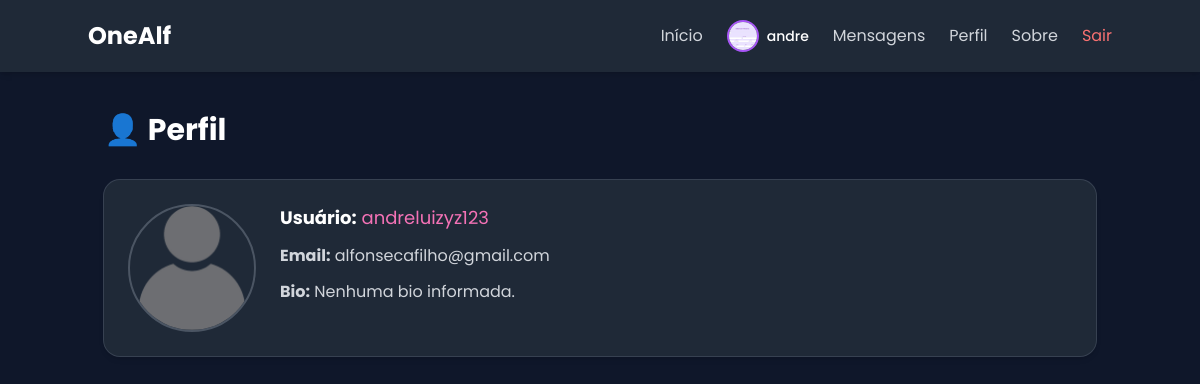
The app's page /perfil/andreluizyz123/ (signed in) with its own data.
### core/models.py (models this page shows, shortened)
class Perfil(models.Model):
    usuario = models.OneToOneField(User, on_delete=models.CASCADE)
    foto = models.ImageField(upload_to='fotos_perfil/', blank=True, null=True)
    bio = models.TextField(blank=True, null=True)

### core/views.py (the view)
# urls.py: path('perfil/<str:username>/', views.perfil, name='perfil'),
@login_required(login_url='login')
def perfil(request, username):
    user = get_object_or_404(User, username=username)
    perfil = get_object_or_404(Perfil, usuario=user)
    return render(request, 'perfil.html', {'perfil': perfil})

### core/templates/perfil.html (shortened to what this page needs)
{% extends 'base.html' %}
{% load static %}
{% block content %}
<div class="container mx-auto px-4 py-10">
    <h2 class="text-3xl font-bold text-white mb-8">
        {% if perfil.usuario.username == user.username %}
            👤 Meu Perfil
        {% else %}
            👤 Perfil
        {% endif %}
    </h2>
    <div class="bg-gray-800 p-6 rounded-2xl shadow-md ring-1 ring-gray-700 flex flex-col md:flex-row items-center md:items-start gap-6">
        <div class="flex-shrink-0">
            {% if perfil.foto %}
                <img src="{{ perfil.foto.url }}" alt="Foto de perfil" class="w-32 h-32 rounded-full object-cover border-4 border-pink-500 shadow-lg" />
            {% else %}
                <img src="{% static 'img/default-user.png' %}" alt="Foto padrão" class="w-32 h-32 rounded-full object-cover border-2 border-gray-600" />
            {% endif %}
        </div>
        <div class="flex-grow text-center md:text-left space-y-3">
            <p class="text-lg text-white"><strong>Usuário:</strong> <span class="text-pink-400">{{ perfil.usuario.username }}</span></p>
            <p class="text-gray-300"><strong>Email:</strong> {{ perfil.usuario.email }}</p>
            <p class="text-gray-300"><strong>Bio:</strong> {{ perfil.bio|default:"Nenhuma bio informada." }}</p>
        </div>
    </div>
</div>
{% endblock %}

### templates/navbar.html (shortened to what this page needs)
{% load static %}
<nav class="bg-gray-800 p-4 shadow-md">
    <div class="container mx-auto flex justify-between items-center">
        <a href="{% url 'home' %}" class="text-2xl font-bold text-white">OneAlf</a>
        <div class="hidden md:flex items-center space-x-6">
        <a href="{% url 'home' %}" class="text-gray-300 hover:text-white transition duration-300">Início</a>
        {% if user.is_authenticated %}
            <div class="flex items-center space-x-2">
                {% if user.perfil.foto %}
                    <img src="{{ user.perfil.foto.url }}" alt="Perfil" class="w-8 h-8 rounded-full object-cover border-2 border-purple-500">
                {% else %}
                    <img src="{% static 'img/default-user.png' %}" alt="Perfil" class="w-8 h-8 rounded-full object-cover border-2 border-purple-500">
                {% endif %}
                <span class="text-white text-sm font-medium">{{ user.username }}</span>
            </div>
            <a href="{% url 'lista_usuarios' %}" class="text-gray-300 hover:text-white transition duration-300">Mensagens</a>
            <a href="{% url 'perfil' request.user.username %}" class="text-gray-300 hover:text-white transition duration-300">Perfil</a>
            <a href="{% url 'sobre' %}" class="block text-gray-300 hover:text-white transition duration-300 py-2">Sobre</a>
            <form method="POST" action="{% url 'logout' %}" class="inline">
                <button type="submit" class="text-red-400 hover:text-red-500 transition duration-300">Sair</button>
            </form>
        {% else %}
            <a href="{% url 'login' %}" class="text-gray-300 hover:text-white transition duration-300">Entrar</a>
            <a href="{% url 'register' %}" class="text-gray-300 hover:text-white transition duration-300">Registrar</a>
        {% endif %}
        </div>
    </div>
</nav>

### static/css/style.css (style rules this page uses)
body { font-family: 'Poppins', sans-serif; background-color: #0f172a; color: #e2e8f0; }

### records on screen
Perfil: usuario.username "andreluizyz123", usuario.email "alfonsecafilho@gmail.com", bio "Nenhuma bio informada."

### other values on screen
{{ user.username }} "andre"
